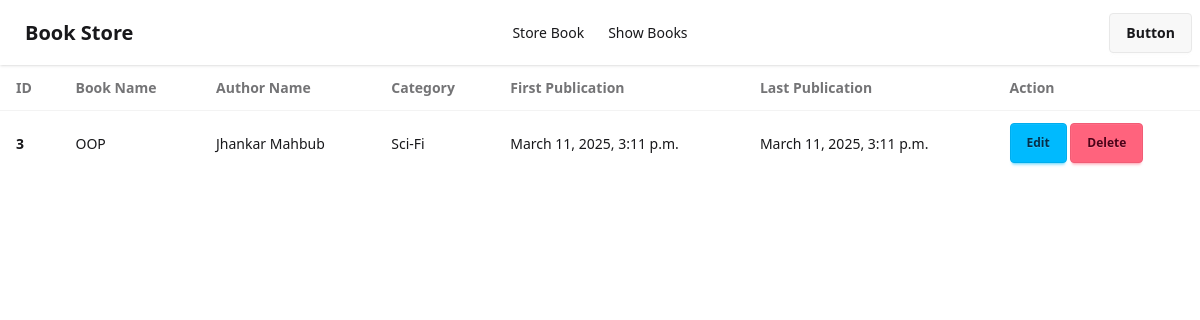
Screenshot of /book_details/3/ with the database file from the repository.
### book/models.py (models this page shows)
class BookStoreModel(models.Model):
    CATEGORY = (
        ('Mystery', 'Mystery'),
        ('Thriller', 'Thriller'),
        ('Sci-Fi', 'Sci-Fi'),
        ('Humor', 'Humor'),
        ('Horror', 'Horror')
    )
    id = models.IntegerField(primary_key=True)
    book_name = models.CharField(max_length= 30)
    author = models.CharField(max_length= 20)
    category = models.CharField(max_length=30, choices=CATEGORY)
    first_pub = models.DateTimeField(auto_now_add=True)
    last_pub = models.DateTimeField(auto_now=True)

### book/views.py (the view)
# urls.py: path('book_details/<int:id>/', views.BookDetailsView.as_view(), name="book_details"),
class BookDetailsView(DetailView):
    model = BookStoreModel
    template_name = 'book_details.html'
    context_object_name = 'item'
    pk_url_kwarg = 'id'

### book/templates/book_details.html
{% extends "base.html" %}
{% block content %}
<table class="table">
    <thead>
      <tr>
        <th>ID</th>
        <th>Book Name</th>
        <th>Author Name</th>
        <th>Category</th>
        <th>First Publication</th>
        <th>Last Publication</th>
        <th>Action</th>
      </tr>
    </thead>
    <tbody>
      <tr class="hover:bg-base-300">
          <th>{{item.id}}</th>
          <td>{{item.book_name}}</td>
          <td>{{item.author}}</td>
          <td>{{item.category}}</td>
          <td>{{item.first_pub}}</td>
          <td>{{item.last_pub}}</td>
          <td><a href="{% url 'edit_book' pk=item.id %}" class="text-xs btn btn-info">Edit</a> <a class="text-xs btn btn-error" href="{% url 'delete_book' pk=item.id %}">Delete</a> </td>
      </tr>
    </tbody>
  </table>
{% endblock %}

### rows the page displays
BookStoreModel: id "3", book_name "OOP", author "Jhankar Mahbub", category "Sci-Fi", first_pub "March 11, 2025, 3:11 p.m.", last_pub "March 11, 2025, 3:11 p.m."
